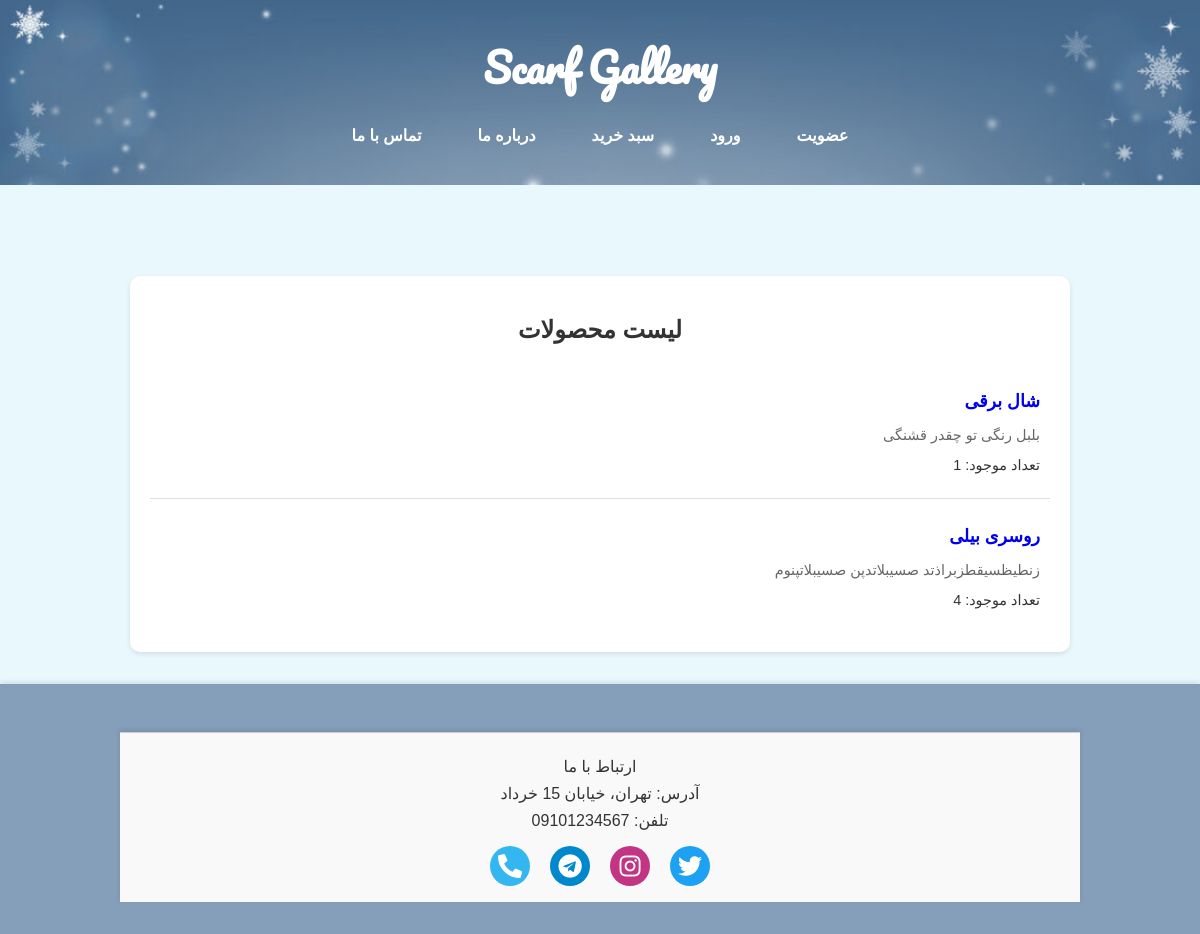
The page /index.php/AuthController/productCategorizedList/1 on the database its author committed.
### tables this page shows
CREATE TABLE IF NOT EXISTS `products` (
  `ProductID` int NOT NULL AUTO_INCREMENT,
  `Name` varchar(255) NOT NULL,
  `Description` text,
  `Price` decimal(10,0) NOT NULL,
  `Stock` int DEFAULT '0',
  `CategoryID` int DEFAULT NULL,
  `ImageURL` varchar(255) DEFAULT NULL,
  `CreatedAt` timestamp NOT NULL DEFAULT CURRENT_TIMESTAMP,
  PRIMARY KEY (`ProductID`),
  KEY `CategoryID` (`CategoryID`)
);

### application/controllers/AuthController.php (called while the page is built, shortened)
<?php
class AuthController extends CI_Controller {
    public function productCategorizedList ($categoryID) {
        $this->load->library('session');
        $this->load->model('UserModel');
        $data['products'] = $this->UserModel->productCategorizedList($categoryID);
        $this->load->view('productListPage',$data);
    }
}

### index.php (called while the page is built, shortened)
<?php
require_once BASEPATH.'core/CodeIgniter.php';

### application/models/UserModel.php (called while the page is built, shortened)
<?php
class UserModel extends CI_Model {
    public function productCategorizedList ($categoryID) {
        $sql="select * from products where CategoryID=".$categoryID;
		$query = $this->db->query($sql);
        return $query->result_array();
    }
}

### application/views/productListPage.php (the view, shortened to what this page needs)
<!DOCTYPE html>
<html lang="fa">
<head>
    <link rel="stylesheet" href="<?php echo base_url(); ?>css/style_main.css">
    <link rel="stylesheet" href="<?php echo base_url(); ?>css/style_productlist.css">
    <link rel="stylesheet" href="https://cdnjs.cloudflare.com/ajax/libs/font-awesome/5.15.4/css/all.min.css">
<?php
    if (isset($info)) {
    foreach ($info as $key => $row) {
        if ($row['UserID']==1 || $row['UserID']==2){
            $userID = $row['UserID'];
?>
<title>Scarf Gallery » Admin Panel » Products List</title>
</head>
<body>
    <header class="header">
    <div class="snow"></div>
        <div class="container">
            <a style="color: rgb(255, 255, 255);" href="<?php echo base_url(); ?>">
                <h1 class="logo">Scarf Gallery</h1>
            </a>
            <h3><?php echo $row['FullName']." عزیز خوش آمدید!";?></h3>
            <nav class="nav">
                <a href="<?php echo base_url(); ?>index.php/AuthController/viewRouteControll/insertProduct">درج محصول</a>
                <a href="<?php echo base_url(); ?>index.php/AuthController/productList">ویرایش محصولات</a>
                <a href="<?php echo base_url(); ?>index.php/AuthController/showUserData">ویرایش اطلاعات</a>
                <a href="<?php echo base_url(); ?>index.php/AuthController/showCartItems">سبد خرید</a>
                <a href="<?php echo base_url(); ?>index.php/AuthController/viewRouteControll/about">درباره ما</a>
                <a href="<?php echo base_url(); ?>index.php/AuthController/viewRouteControll/contact">تماس با ما</a>
                <a href="<?php echo base_url(); ?>index.php/AuthController/logOut">خروج</a>
            </nav>
        </div>
    </header>
    <?php
        } else {
    ?>
<title>Scarf Gallery » User Panel » Products List</title>
</head>
<body>
    <header class="header">
        <div class="snow"></div>
        <div class="container">
            <a style="color: rgb(255, 255, 255);" href="<?php echo base_url(); ?>">
                <h1 class="logo">Scarf Gallery</h1>
            </a>
            <h3><?php echo $row['FullName']." عزیز خوش آمدید!";?></h3>
            <nav class="nav">
                <a href="<?php echo base_url(); ?>index.php/AuthController/showUserData">ویرایش اطلاعات</a>
                <a href="<?php echo base_url(); ?>index.php/AuthController/showUserComments">نظرات ثبت شده</a>
                <a href="<?php echo base_url(); ?>index.php/AuthController/showCartItems">سبد خرید</a>
                <a href="<?php echo base_url(); ?>index.php/AuthController/viewRouteControll/about">درباره ما</a>
                <a href="<?php echo base_url(); ?>index.php/AuthController/viewRouteControll/contact">تماس با ما</a>
                <a href="<?php echo base_url(); ?>index.php/AuthController/logOut">خروج</a>
            </nav>
        </div>
    </header>
    <?php
        }
    }
} else {
    ?>
</head>
<body>
    <header class="header">
        <div class="container">
            <a style="color: rgb(255, 255, 255);" href="<?php echo base_url(); ?>">
                    <h1 class="logo">Scarf Gallery</h1>
            </a>
            <nav class="nav">
                <a href="<?php echo base_url(); ?>index.php/AuthController/viewRouteControll/register">عضویت</a>
                <a href="<?php echo base_url(); ?>index.php/AuthController/viewRouteControll/login">ورود</a>
                <a href="<?php echo base_url(); ?>index.php/AuthController/viewRouteControll/login">سبد خرید</a>
                <a href="<?php echo base_url(); ?>index.php/AuthController/viewRouteControll/about">درباره ما</a>
                <a href="<?php echo base_url(); ?>index.php/AuthController/viewRouteControll/contact">تماس با ما</a>
            </nav>
        </div>
    </header>
    <?php
        }
    ?>
    <main class="main">
        <section class="winter-panel">
            <div></br></br></div>
            <div class="product-list">
                <h1 align = "center">لیست  محصولات</h1>
                <?php
                    if (isset($products)) {
                        foreach($products as $key => $row) {
                ?>
                <div class="product-item">
                    <a href = "<?php echo base_url(); ?>index.php/AuthController/showProduct/<?php echo $row['ProductID'];?>" ><div class="product-info">
                        <p class="product-name"><?php echo $row['Name'] ; ?></p>
                        <p class="product-description"><?php echo $row['Description']; ?></p>
                        <p class="product-stock">تعداد موجود: <?php echo $row['Stock']; ?></p>
                    </div></a>
                </div>
                <?php
                        }
                    }
                ?>
                </div>
        </section>
    </main>
  <footer class="footer">
        <div class="container border">
            <p>ارتباط با ما</p>
            <p>آدرس: تهران، خیابان 15 خرداد</p>
            <p>تلفن: 09101234567</p>
            <div class="social-links">
                <a href="https://twitter.com" target="_blank" class="social-icon twitter">
                    <i class="fab fa-twitter"></i>
                </a>
                <a href="https://instagram.com" target="_blank" class="social-icon instagram">
                    <i class="fab fa-instagram"></i>
                </a>
                <a href="https://t.me" target="_blank" class="social-icon telegram">
                    <i class="fab fa-telegram"></i>
                </a>
                <a href="tel:02112345678" class="social-icon phone">
                    <i class="fas fa-phone-alt"></i>
                </a>
            </div>
        </div>
    </footer>
</body>
</html>

### css/style_main.css (style rules this page uses)
body { font-family: 'BNazanin', Arial, sans-serif; margin: 0; padding: 0; direction: rtl; background: #e8f8fc; color: #333; }
.container { width: 80%; max-width: 1200px; margin: 0 auto; }
.main { margin-top: 240px; }
.header { position: fixed; top: 0; left: 0; width: 100%; background-image: url("../pic/bgHeader.jpg"); background-size: cover; color: #ffffff; padding: 2rem 0; text-align: center; z-index: 1000; }
.header .logo { font-family: 'Pacifico', cursive; font-size: 2.5rem; margin: 0; }
.header .nav { display: flex; justify-content: center; gap: 1.5rem; margin-top: 1rem; }
.header .nav a { text-decoration: none; color: #ffffff; font-size: 1rem; padding: 0.5rem 1rem; border-radius: 5px; transition: background-color 0.3s ease; font-weight: bold; }
.footer { background-size: cover; background-color: #859eb9; text-align: center; padding: 2rem 0; margin-top: 2rem; box-shadow: 0 -2px 5px rgba(0, 0, 0, 0.1); }
.footer p { margin: 0.5rem 0; color: #333; }
.border { background-color: #f9f9f9; text-align: center; padding: 1rem 0; margin-top: 1rem; box-shadow: 0 -2px 5px rgba(0, 0, 0, 0.1); border-top: 1px solid #cccccc; }
.social-links { display: flex; justify-content: center; gap: 20px; margin-top: 1rem; }
.social-icon { width: 40px; height: 40px; display: flex; justify-content: center; align-items: center; background-color: #4f899c; color: white; border-radius: 50%; font-size: 1.5rem; transition: all 0.3s ease; }
.social-icon i { font-size: 1.5rem; }
.twitter { background-color: #1DA1F2; }
.instagram { background-color: #C13584; }
.telegram { background-color: #0088cc; }
.phone { background-color: #34b7f1; }
a { text-decoration: none; }

### css/style_productlist.css (style rules this page uses)
body { margin: 0; padding: 0; direction: rtl; background: #e8f8fc; color: #333; font-family: 'BNazanin', Arial, sans-serif; }
.product-list { margin-top: 150px; max-width: 900px; margin: 0 auto; background-color: #fff; border-radius: 10px; box-shadow: 0 2px 5px rgba(0, 0, 0, 0.1); padding: 20px; }
.product-item { display: flex; justify-content: space-between; align-items: center; padding: 10px; border-bottom: 1px solid #ddd; }
.product-item:last-child { border-bottom: none; }
.product-info { flex: 1; }
.product-name { font-size: 1.1rem; font-weight: bold; margin-bottom: 5px; }
.product-description { color: #666; font-size: 0.9rem; margin-bottom: 5px; }
.product-stock { font-size: 0.9rem; color: #333; }

### rows shown on the page
products: Name "شال برقی", Description "بلبل رنگی تو چقدر قشنگی", Stock "1"
products: Name "روسری بیلی", Description "زنطیظسیقطزبراذتد صسیبلاتدپن صسیبلاتپنوم", Stock "4"
